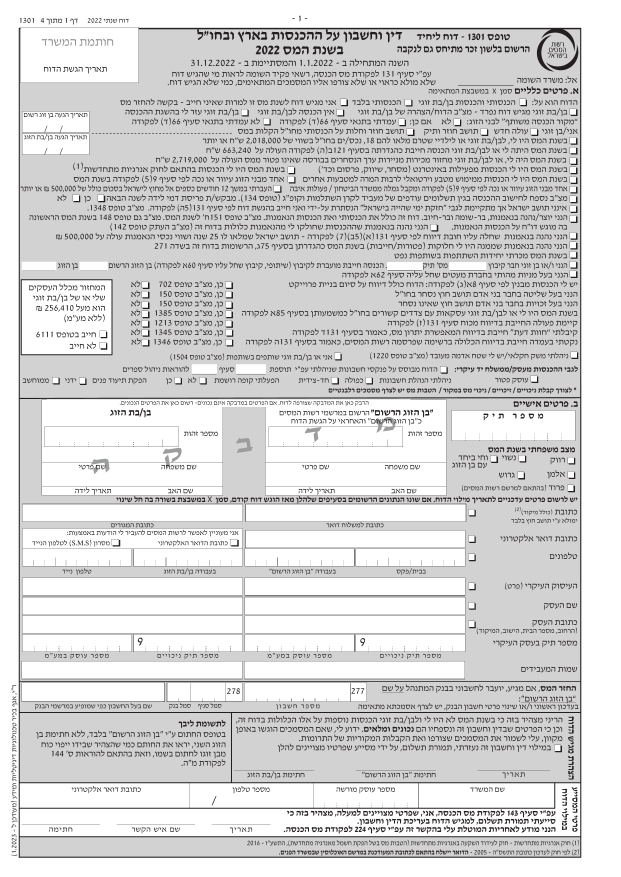
#> input picture test_pages/1301-2022 page1.png, 2481 x 3508 px (shown at 1/4 size)
$ python -i template_detection.py   (imports and definitions only)
#> lines starting #> are read from the running program, lines starting #| are printed output that depends on the picture; after the words box and inside, x2 and y2 are one past the last pixel; in counts of white or black regions, pixels touching at a corner belong together
#> further down, picture is the input picture: shape (3508, 2481, 3); mean B, G, R 214.3, 214.3, 215.1
# up/template_detection.py

import json
from pathlib import Path
import cv2 as cv
import os
import numpy as np
from PIL import Image
from typing import List
import tomllib

DEBUG_STEP_COUNTER = 0

akaze = cv.AKAZE_create()
# --------------------
# CONFIG
# --------------------


# [11 lines not run here, left out]

# ORB parameters
orb = cv.ORB_create(nfeatures=500)
bf = cv.BFMatcher(cv.NORM_HAMMING, crossCheck=False)


# [20 lines left out: function save_debug_image, not called in this run]


# --------------------
# IMAGE HELPERS
# --------------------
def compute_skew_and_rotate(img: np.ndarray) -> np.ndarray:
    """Detects and corrects small skew angles in an image."""
    gray = cv.cvtColor(img, cv.COLOR_BGR2GRAY)
    gray = cv.bitwise_not(gray)
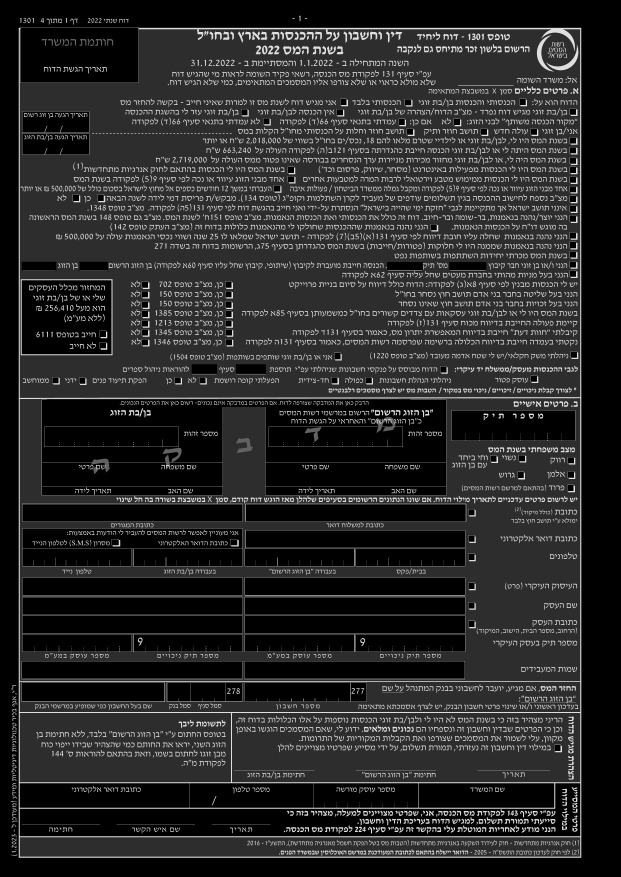
#> gray: shape (3508, 2481) (shown at 1/4 size); min 0, max 223, mean 40.6
    thresh = cv.threshold(gray, 0, 255, cv.THRESH_BINARY | cv.THRESH_OTSU)[1]
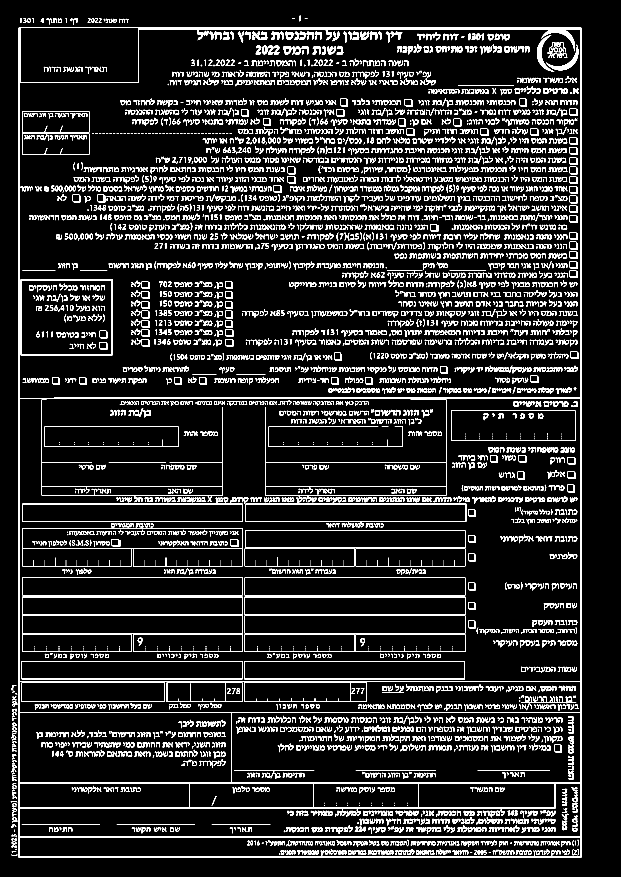
#> thresh: shape (3508, 2481) (shown at 1/4 size); 8.3% white; 5793 white regions (379 under 20 px), largest, box (x1, y1, x2, y2) and area: (75, 108, 2325, 3431) 104133, (83, 1117, 450, 1421) 5304, (89, 2113, 971, 2265) 3245
    coords = np.column_stack(np.where(thresh > 0))
#> coords = 719913 pairs, first value 62 to 3430, second value 43 to 2324
    if coords.size == 0:
        return img
    angle = cv.minAreaRect(coords)[-1]
#> angle = -90
    if angle < -45:
        angle = -(90 + angle)
#> angle = 0
    else:
        angle = -angle
    (h, w) = img.shape[:2]
#> h = 3508; w = 2481
    center = (w // 2, h // 2)
#> center = (1240, 1754)
    M = cv.getRotationMatrix2D(center, angle, 1.0)
#> M = [[1, 0, 0], [0, 1, 0]]
    rotated = cv.warpAffine(
        img, M, (w, h), flags=cv.INTER_CUBIC, borderMode=cv.BORDER_REPLICATE
    )
    print(f"[INFO] Detected skew angle: {angle:.2f} degrees. Correcting...")
#> (printed output is left out)
    return rotated


# [72 lines left out: functions remove_color_noise, resize_img, preprocess, get_header_footer, geometric_inliers, knn_ratio_matches, not called in this run]


def extract_features(img):
    kp, des = akaze.detectAndCompute(img, None)
    return kp, des


# --------------------
# MATCHING/SCORING
# --------------------


# [186 lines left out: functions match_scores_pair, recognize_page_with_orientation, template_detection_main, not called in this run]

>>> import cv2
>>> picture = cv2.imread('test_pages/1301-2022 page1.png')
>>> result = compute_skew_and_rotate(picture)

$ run again, on test_pages/1301-2022 page2.png
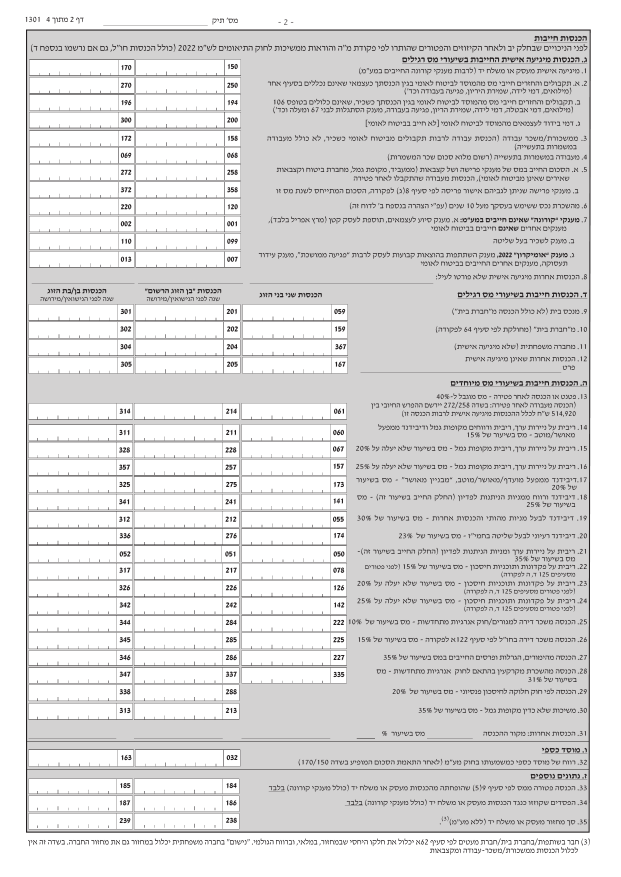
#> input picture test_pages/1301-2022 page2.png, 2481 x 3508 px (shown at 1/4 size)
#> picture is the input picture: shape (3508, 2481, 3); mean B, G, R 219.8, 219.7, 220.5
#> in compute_skew_and_rotate, `gray = cv.bitwise_not(gray)`:
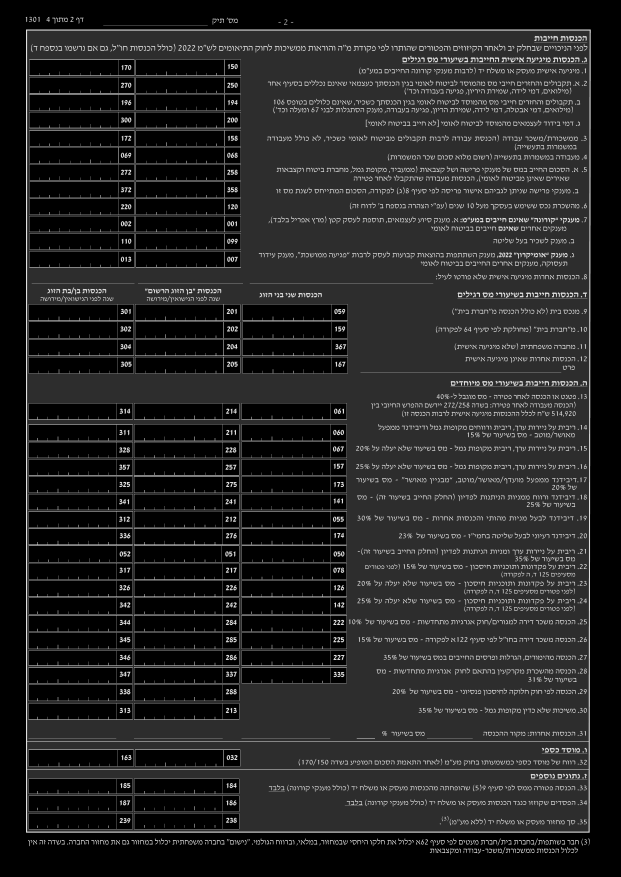
#> gray: shape (3508, 2481) (shown at 1/4 size); min 0, max 223, mean 35.2
#> in compute_skew_and_rotate, `thresh = cv.threshold(gray, 0, 255, cv.THRESH_BINARY | cv.THRESH_OTSU)..`:
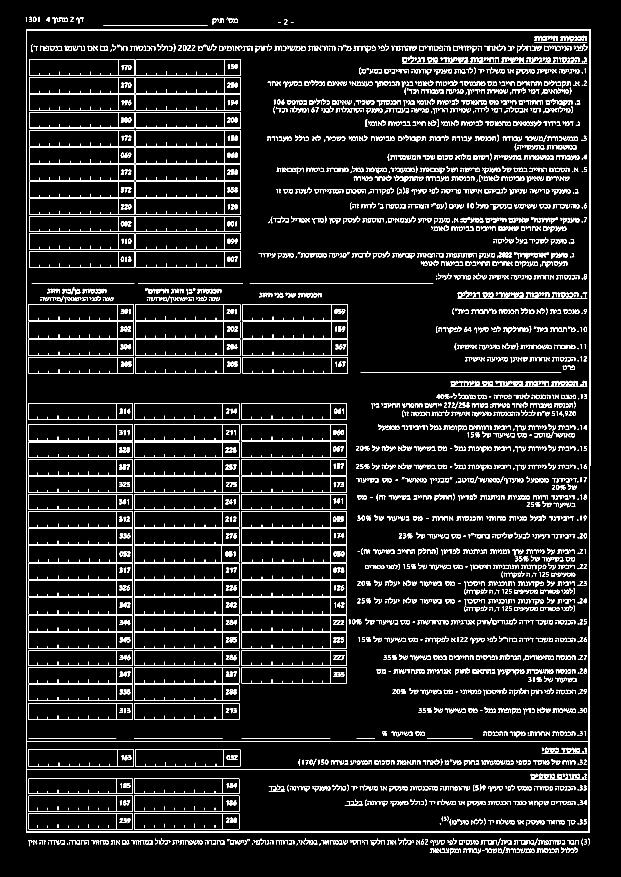
#> thresh: shape (3508, 2481) (shown at 1/4 size); 6% white; 3869 white regions (161 under 20 px), largest, box (x1, y1, x2, y2) and area: (104, 118, 2363, 3331) 55499, (536, 2113, 957, 2180) 1998, (114, 2113, 531, 2180) 1982
#> coords = 519365 pairs, first value 67 to 3417, second value 103 to 2362
#> in compute_skew_and_rotate, `angle = cv.minAreaRect(coords)[-1]`: angle = -0.0744
#> in compute_skew_and_rotate, `angle = -angle`: angle = 0.0744
#> M = [[1, 0.0013, -2.28], [-0.0013, 1, 1.61]]
#> (printed output is left out)

$ run again, on test_pages/1301-2022 page3.png
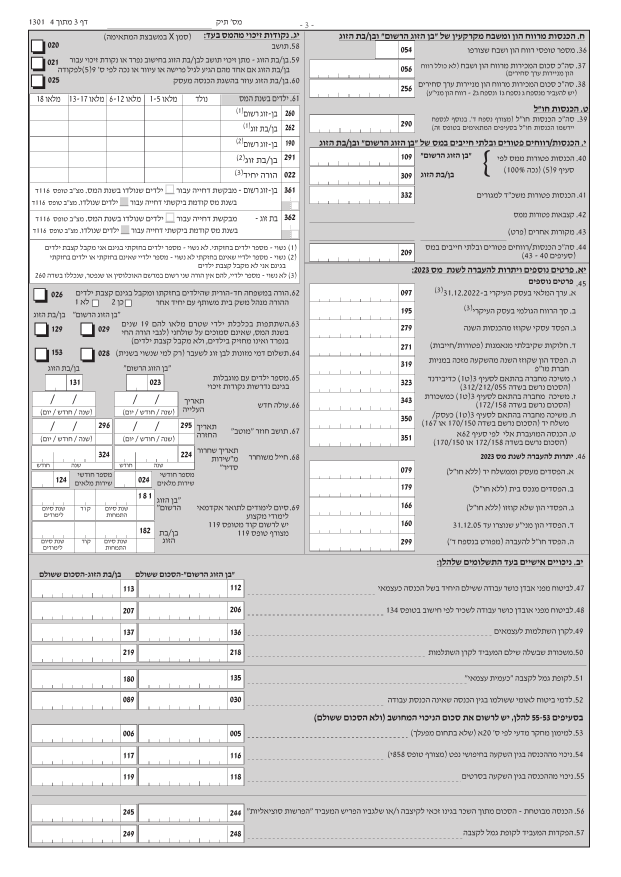
#> input picture test_pages/1301-2022 page3.png, 2481 x 3508 px (shown at 1/4 size)
#> picture is the input picture: shape (3508, 2481, 3); mean B, G, R 218.9, 218.9, 219.6
#> in compute_skew_and_rotate, `gray = cv.bitwise_not(gray)`:
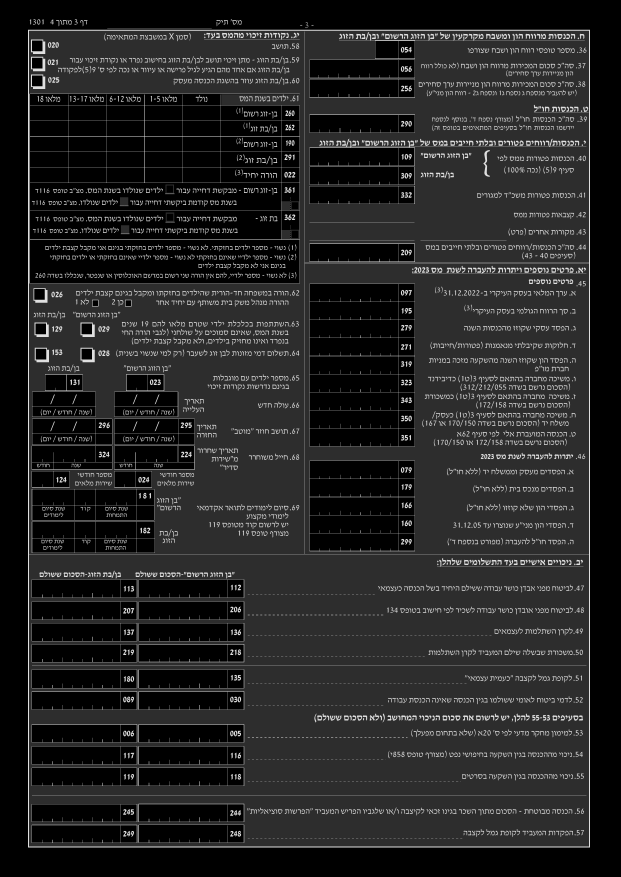
#> gray: shape (3508, 2481) (shown at 1/4 size); min 0, max 223, mean 36.1
#> in compute_skew_and_rotate, `thresh = cv.threshold(gray, 0, 255, cv.THRESH_BINARY | cv.THRESH_OTSU)..`:
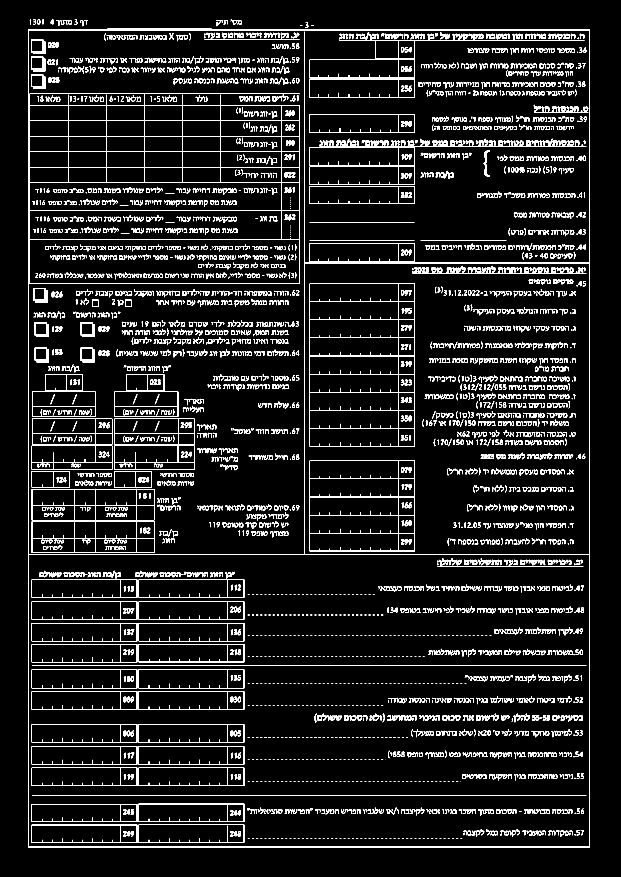
#> thresh: shape (3508, 2481) (shown at 1/4 size); 5.9% white; 4228 white regions (592 under 20 px), largest, box (x1, y1, x2, y2) and area: (112, 119, 2360, 3390) 50692, (118, 375, 1199, 1134) 17779, (1238, 1135, 1660, 1786) 7543
#> coords = 511577 pairs, first value 76 to 3389, second value 112 to 2359
#> in compute_skew_and_rotate, `angle = cv.minAreaRect(coords)[-1]`: angle = -90
#> in compute_skew_and_rotate, `angle = -(90 + angle)`: angle = 0
#> M = [[1, 0, 0], [0, 1, 0]]
#> (printed output is left out)

$ run again, on test_pages/1301-2022 page4.png
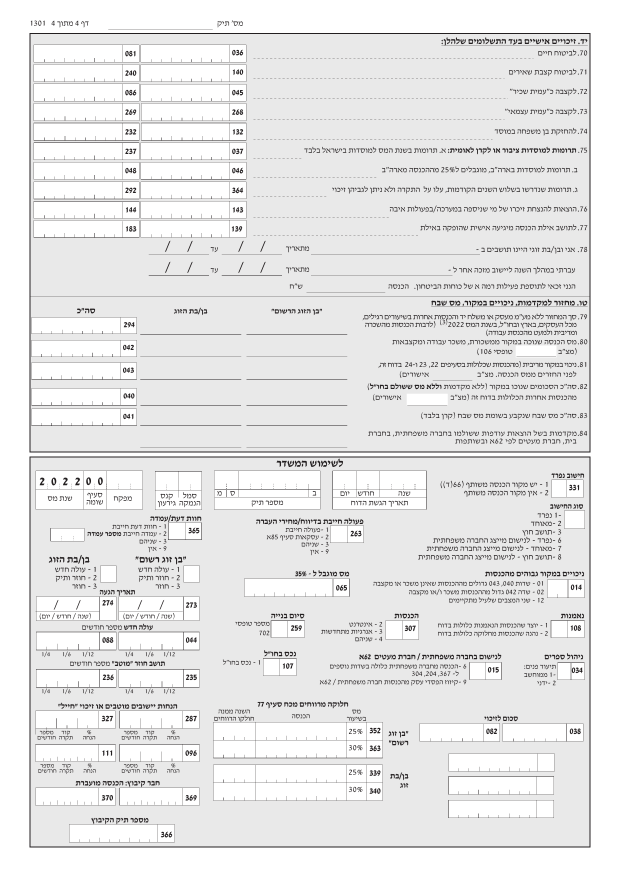
#> input picture test_pages/1301-2022 page4.png, 2481 x 3508 px (shown at 1/4 size)
#> picture is the input picture: shape (3508, 2481, 3); mean B, G, R 231.5, 231.5, 231.6
#> in compute_skew_and_rotate, `gray = cv.bitwise_not(gray)`:
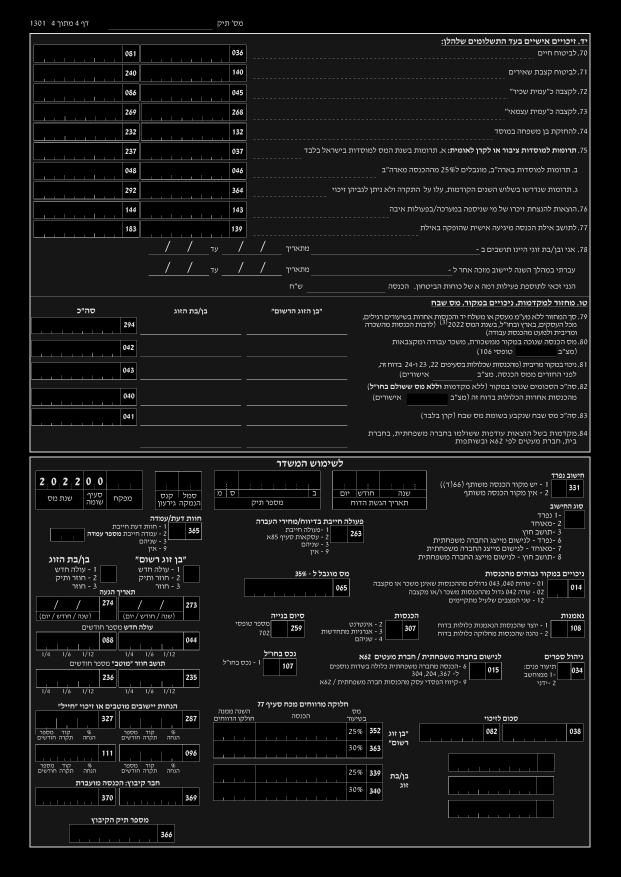
#> gray: shape (3508, 2481) (shown at 1/4 size); min 0, max 223, mean 23.5
#> in compute_skew_and_rotate, `thresh = cv.threshold(gray, 0, 255, cv.THRESH_BINARY | cv.THRESH_OTSU)..`:
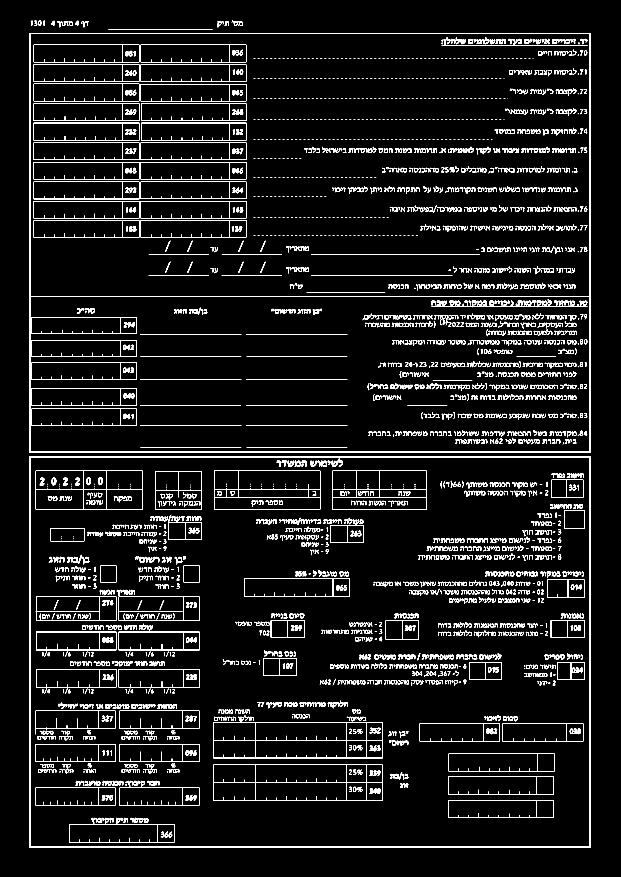
#> thresh: shape (3508, 2481) (shown at 1/4 size); 4.7% white; 3368 white regions (653 under 20 px), largest, box (x1, y1, x2, y2) and area: (118, 132, 2362, 1810) 33548, (118, 1826, 2362, 3390) 30400, (853, 2873, 1531, 3033) 3764
#> coords = 408037 pairs, first value 81 to 3389, second value 118 to 2361
#> in compute_skew_and_rotate, `angle = cv.minAreaRect(coords)[-1]`: angle = -90
#> in compute_skew_and_rotate, `angle = -(90 + angle)`: angle = 0
#> M = [[1, 0, 0], [0, 1, 0]]
#> (printed output is left out)
